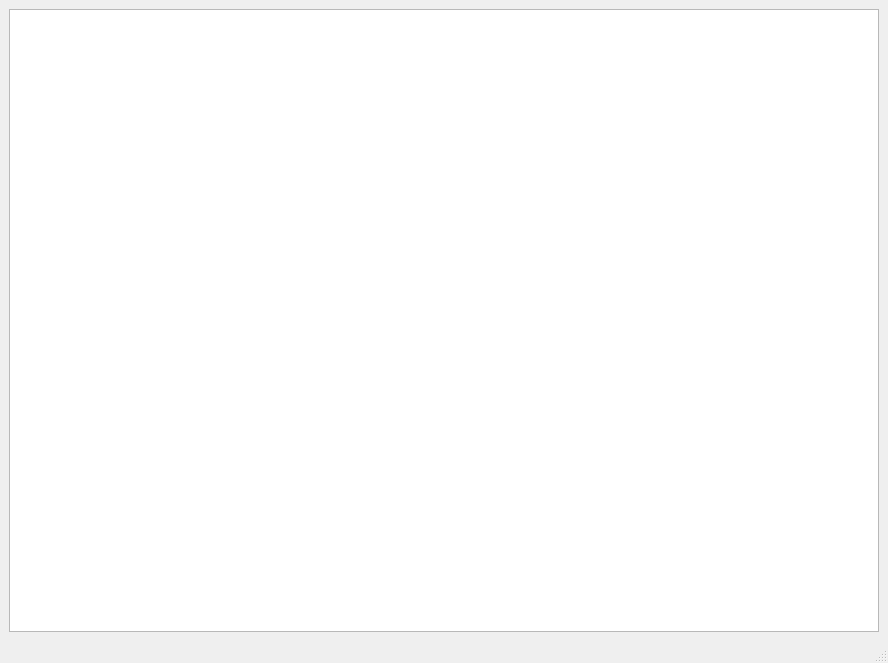
<?xml version="1.0" encoding="UTF-8"?>
<ui version="4.0">
 <class>MainWindow</class>
 <widget class="QMainWindow" name="MainWindow">
  <property name="geometry">
   <rect>
    <x>0</x>
    <y>0</y>
    <width>888</width>
    <height>663</height>
   </rect>
  </property>
  <property name="windowTitle">
   <string>MainWindow</string>
  </property>
  <widget class="QWidget" name="centralwidget">
   <layout class="QGridLayout" name="gridLayout">
    <item row="0" column="0">
     <widget class="QTableWidget" name="tableWidget"/>
    </item>
   </layout>
  </widget>
  <widget class="QMenuBar" name="menubar">
   <property name="geometry">
    <rect>
     <x>0</x>
     <y>0</y>
     <width>888</width>
     <height>25</height>
    </rect>
   </property>
  </widget>
  <widget class="QStatusBar" name="statusbar"/>
 </widget>
 <resources/>
 <connections/>
</ui>
